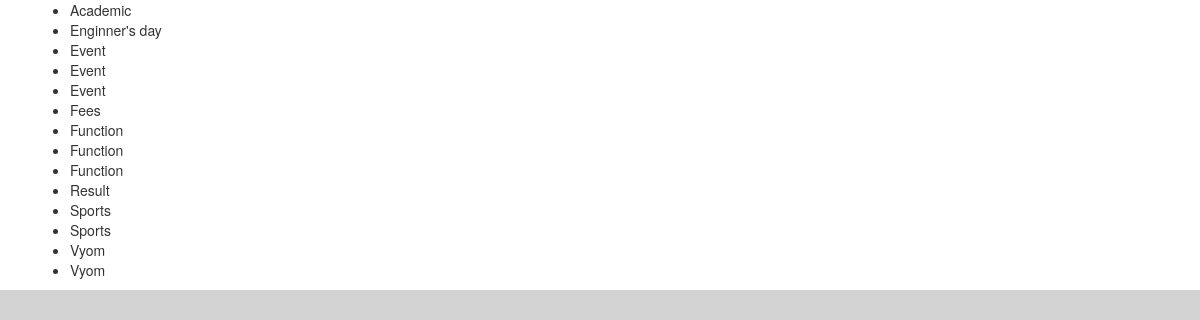
The page /posts/categories/ on the database as committed earlier.
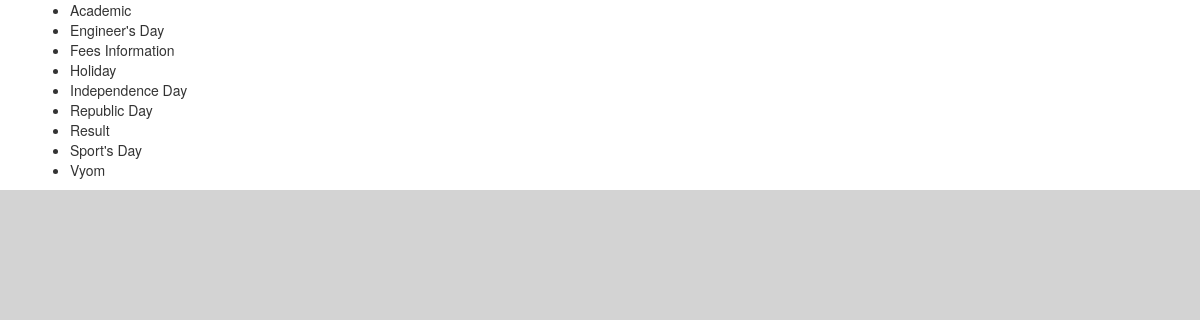
The same page on the database as committed later.
### posts/models.py (models this page shows, shortened)
class Category(models.Model):
    topic = models.CharField(max_length=100, default="Event", blank=True)
    slug = models.SlugField(help_text="This field will be automatically generated on Save", default="event")
    def __str__(self):
        return self.topic
    class Meta:
        ordering = ('topic',)
        verbose_name_plural = 'Categories'

### posts/views.py (the view)
def all_categories(request):
    categories = Category.objects.all().order_by('topic')
    context = {"categories" : categories}
    return render(request, 'all_categories.html', context)

### templates/all_categories.html (shortened to what this page needs)
{% extends "base.html" %}
{% block content %}
<ul>
  {% for category in categories %}
    <li>{{ category }}</li>
  {% endfor %}
</ul>
{% endblock %}

### templates/base.html (shortened to what this page needs)
{% load staticfiles %}
<!DOCTYPE html>
<html>
  <head>
    <link rel="stylesheet" href="{% static "css/base.css" %}">
    <link rel="stylesheet" href="//maxcdn.bootstrapcdn.com/bootstrap/3.3.6/css/bootstrap.min.css">
    <link rel="stylesheet" href="//maxcdn.bootstrapcdn.com/bootstrap/3.3.6/css/bootstrap-theme.min.css">
  </head>
  <body>
    <div class="container">
      {% block content %}
      {% endblock %}
    </div>
  </body>
</html>

### static/css/base.css (style rules this page uses)
html { background-color: lightgrey; }

Rows that differ between the two databases and show on the page:
removed Category: topic "Enginner's day"
removed Category: topic "Event"
removed Category: topic "Event"
removed Category: topic "Event"
removed Category: topic "Fees"
removed Category: topic "Function"
removed Category: topic "Function"
removed Category: topic "Sports"
removed Category: topic "Sports"
removed Category: topic "Vyom"
added Category: topic "Engineer's Day"
changed Category: topic "Function" → "Fees Information"
added Category: topic "Holiday"
added Category: topic "Independence Day"
added Category: topic "Republic Day"
added Category: topic "Sport's Day"
